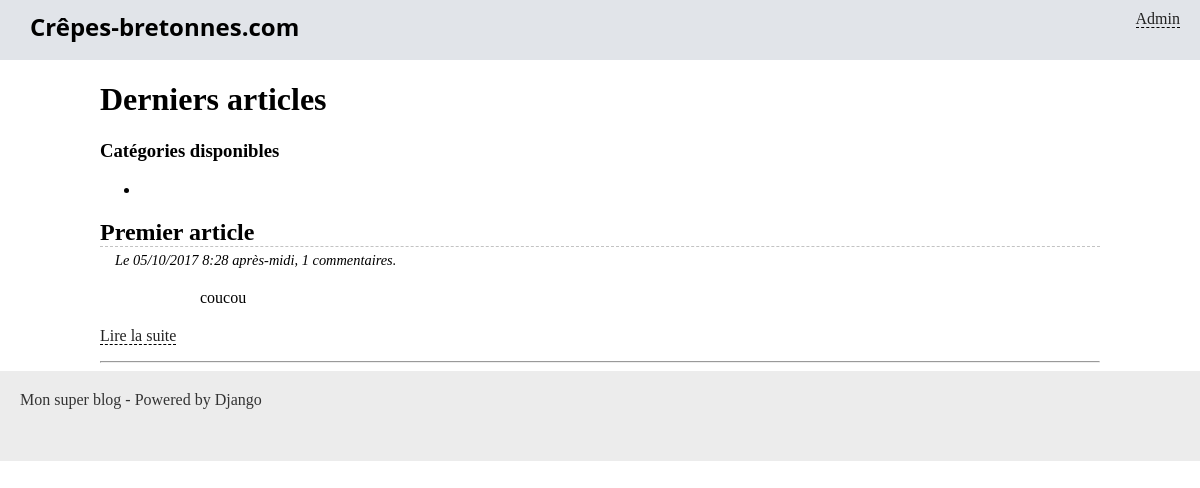
The page /blog/ on the database as committed earlier.
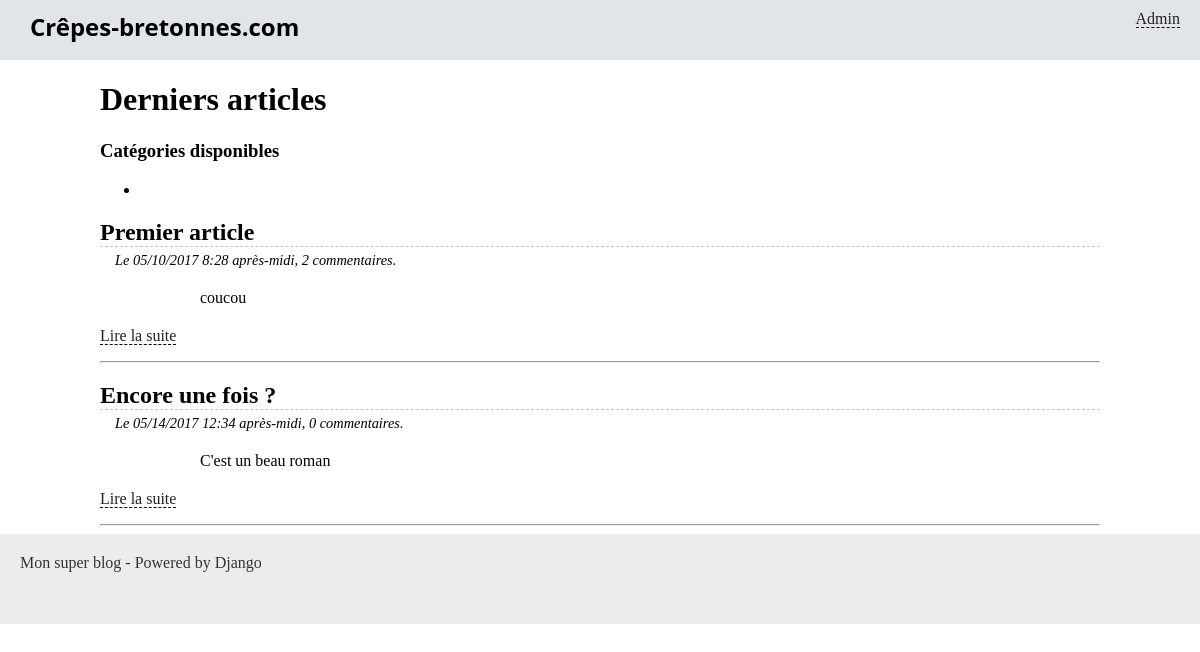
The same page on the database as committed later.
### blog/models.py (models this page shows, shortened)
class Article(models.Model):
    titre = models.CharField(max_length=100)
    slug = models.SlugField()
    auteur = models.CharField(max_length=42)
    contenu = models.TextField(null=True)
    date = models.DateTimeField(verbose_name="Date de parution",
                                auto_now_add=True, auto_now=False)
    is_visible = models.BooleanField(verbose_name="Article publié ?",
                                     default=False)
    categorie = models.ForeignKey('Categorie')

### blog/views.py (the view)
# urls.py: url(r'^categorie/(\d+)$', ListeArticles.as_view(), name='blog_categorie'),
class ListeArticles(ListView):
    model = Article
    context_object_name = "derniers_articles"
    template_name = "blog/accueil.html"
    paginate_by = 5
    def get_context_data(self, **kwargs):
        context = super(ListeArticles, self).get_context_data(**kwargs)
        context['categories'] = Categorie.objects.all()
        return context

### crepes/context_processors.py (called while the page is built)
def get_infos(request):
    date_actuelle = datetime.now()
    return {'date_actuelle': date_actuelle}

def inject_constantes(request):
	return {'taux_change': 1.41}

def inject_taux_change(request):
	return {'taux_change': 1.618033989}

### blog/templates/blog/accueil.html (shortened to what this page needs)
{% extends "blog/base.html" %}
{% block content %}
	<h1>Derniers articles</h1>
	<h3>Catégories disponibles</h3>
<ul>
{% for categorie in categories %}
    <li><a href="{% url "blog_categorie" categorie.id %}">{{ categorie.nom }}</a></li>
{% endfor %}
</ul>
	{% for article in derniers_articles %}
		<h2 class="titre-article">{{ article.titre }}</h2>
		<p class="infos-article">Le {{ article.date|date:'SHORT_DATETIME_FORMAT' }}, {{article.comment_set.count}} commentaires.</p>
		<div class="contenu-article">
			{{ article.contenu|safe|truncatewords_html:30 }}
		</div>
		<p><a href="{% url 'blog_lire' article.pk %}">Lire la suite</a></p>
		<hr />
	{% endfor %}
{% endblock %}

Rows that differ between the two databases and show on the page:
computed for Article "Premier article": comment_set.count "1" → "2"
added Article: titre "Encore une fois ?", date "05/14/2017 12:34 après-midi", comment_set.count "0", contenu "C'est un beau roman"
